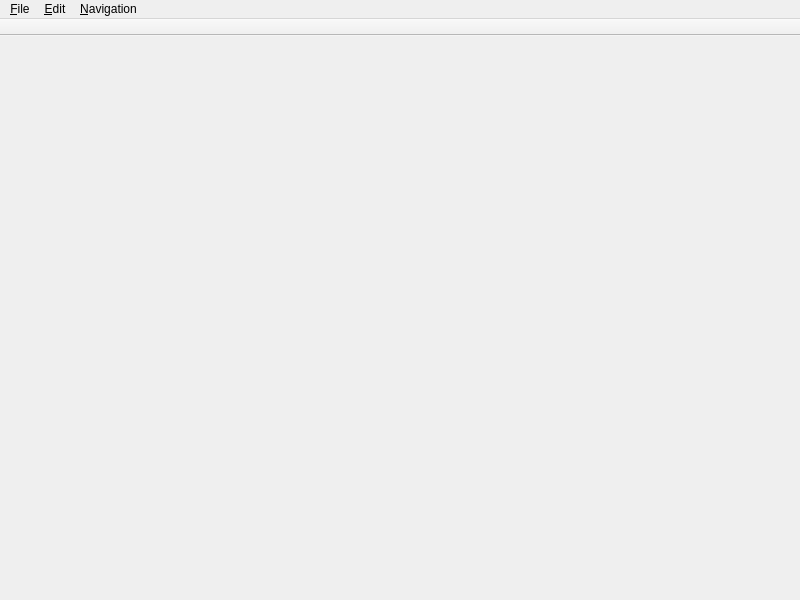
<?xml version="1.0" encoding="UTF-8"?>
<ui version="4.0">
 <class>EPFReader</class>
 <widget class="QMainWindow" name="EPFReader">
  <property name="geometry">
   <rect>
    <x>0</x>
    <y>0</y>
    <width>800</width>
    <height>600</height>
   </rect>
  </property>
  <property name="windowTitle">
   <string>EPFReader</string>
  </property>
  <widget class="QWidget" name="centralWidget">
   <layout class="QGridLayout" name="gridLayout">
    <property name="leftMargin">
     <number>0</number>
    </property>
    <property name="topMargin">
     <number>0</number>
    </property>
    <property name="rightMargin">
     <number>0</number>
    </property>
    <property name="bottomMargin">
     <number>0</number>
    </property>
    <property name="spacing">
     <number>0</number>
    </property>
   </layout>
  </widget>
  <widget class="QMenuBar" name="menuBar">
   <property name="geometry">
    <rect>
     <x>0</x>
     <y>0</y>
     <width>800</width>
     <height>19</height>
    </rect>
   </property>
   <widget class="QMenu" name="menu_File">
    <property name="title">
     <string>&amp;File</string>
    </property>
    <addaction name="action_Open"/>
    <addaction name="actionC_lose"/>
    <addaction name="separator"/>
    <addaction name="action_Exit"/>
   </widget>
   <widget class="QMenu" name="menu_Edit">
    <property name="title">
     <string>&amp;Edit</string>
    </property>
    <addaction name="actionCu_t"/>
    <addaction name="action_Copy"/>
    <addaction name="action_Paste"/>
   </widget>
   <widget class="QMenu" name="menu_Navigation">
    <property name="title">
     <string>&amp;Navigation</string>
    </property>
    <addaction name="actionTable_of_Contents"/>
    <addaction name="separator"/>
    <addaction name="actionNext_Section"/>
    <addaction name="actionPrevious_Section"/>
   </widget>
   <addaction name="menu_File"/>
   <addaction name="menu_Edit"/>
   <addaction name="menu_Navigation"/>
  </widget>
  <widget class="QToolBar" name="mainToolBar">
   <property name="movable">
    <bool>false</bool>
   </property>
   <property name="floatable">
    <bool>false</bool>
   </property>
   <attribute name="toolBarArea">
    <enum>TopToolBarArea</enum>
   </attribute>
   <attribute name="toolBarBreak">
    <bool>false</bool>
   </attribute>
  </widget>
  <action name="action_Open">
   <property name="icon">
    <iconset theme="document-open">
     <normaloff/>
    </iconset>
   </property>
   <property name="text">
    <string>&amp;Open</string>
   </property>
  </action>
  <action name="actionC_lose">
   <property name="text">
    <string>Close</string>
   </property>
  </action>
  <action name="action_Exit">
   <property name="text">
    <string>&amp;Exit</string>
   </property>
  </action>
  <action name="actionTable_of_Contents">
   <property name="enabled">
    <bool>false</bool>
   </property>
   <property name="text">
    <string>Table of Contents</string>
   </property>
  </action>
  <action name="actionNext_Section">
   <property name="icon">
    <iconset theme="go-next">
     <normaloff/>
    </iconset>
   </property>
   <property name="text">
    <string>Next Section</string>
   </property>
  </action>
  <action name="actionPrevious_Section">
   <property name="icon">
    <iconset theme="go-previous">
     <normaloff/>
    </iconset>
   </property>
   <property name="text">
    <string>Previous Section</string>
   </property>
  </action>
  <action name="actionCu_t">
   <property name="text">
    <string>Cu&amp;t</string>
   </property>
  </action>
  <action name="action_Copy">
   <property name="text">
    <string>&amp;Copy</string>
   </property>
  </action>
  <action name="action_Paste">
   <property name="text">
    <string>&amp;Paste</string>
   </property>
  </action>
 </widget>
 <layoutdefault spacing="6" margin="11"/>
 <resources/>
 <connections/>
</ui>
